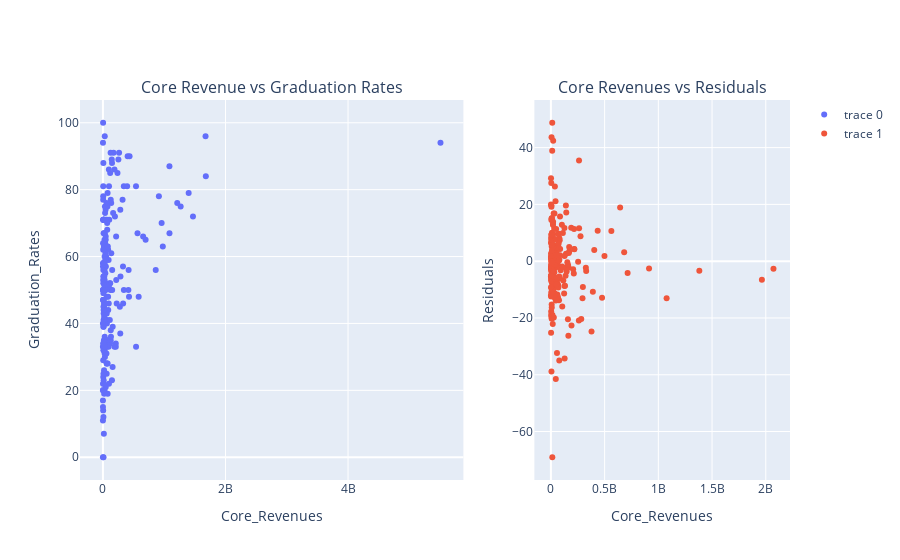

Here is the notebook cell this chart was saved with:
### Code cell
fig = make_subplots(
    rows=1, cols=2, 
    column_widths=[0.6, 0.4],
    subplot_titles=['Core Revenue vs Graduation Rates', 'Core Revenues vs Residuals']
)

_ = fig.add_trace(go.Scatter(
    x = logger.x_test["Core_Revenues"], y=residual_data['y_test'], mode='markers'
),1,1)

_ = fig.add_trace(go.Scatter(
    x = X_fe["Core_Revenues"], y=residual_data['residuals'], mode='markers'
), 1, 2)

fig.update_layout(
    xaxis = {
        'title': 'Core_Revenues'
    },
    xaxis2 = {
        'title': 'Core_Revenues'
    },
    yaxis = {
        'title': 'Graduation_Rates'
    },
    yaxis2 = {
        'title': 'Residuals'
    },
    
)
   
fig.show()

### Figure 1 — Plotly figure (JSON) as saved in the notebook; plotly's stock layout.template omitted (floating-point values rounded to 4 significant figures; data arrays with more than 128 entries replaced by an {"elided": "..."} marker saying what was removed)
{"data": [{"mode": "markers", "type": "scatter", "x": {"elided": "232 int values"}, "xaxis": "x", "y": {"elided": "232 int values"}, "yaxis": "y"}, {"mode": "markers", "type": "scatter", "x": {"elided": "2315 int values"}, "xaxis": "x2", "y": {"elided": "232 float values"}, "yaxis": "y2"}], "layout": {"annotations": [{"font": {"size": 16}, "showarrow": false, "text": "Core Revenue vs Graduation Rates", "x": 0.27, "xanchor": "center", "xref": "paper", "y": 1, "yanchor": "bottom", "yref": "paper"}, {"font": {"size": 16}, "showarrow": false, "text": "Core Revenues vs Residuals", "x": 0.82, "xanchor": "center", "xref": "paper", "y": 1, "yanchor": "bottom", "yref": "paper"}], "xaxis": {"anchor": "y", "domain": [0, 0.54], "title": {"text": "Core_Revenues"}}, "xaxis2": {"anchor": "y2", "domain": [0.64, 1], "title": {"text": "Core_Revenues"}}, "yaxis": {"anchor": "x", "domain": [0, 1], "title": {"text": "Graduation_Rates"}}, "yaxis2": {"anchor": "x2", "domain": [0, 1], "title": {"text": "Residuals"}}}}
